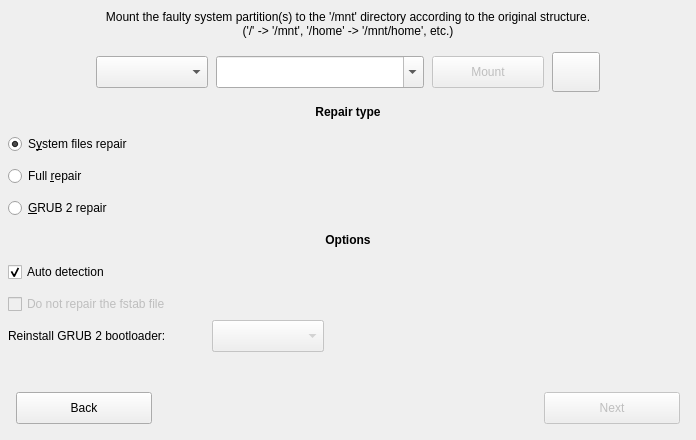
     <widget class="QWidget" name="repairpanel" native="true">
      <property name="geometry">
       <rect>
        <x>1</x>
        <y>2224</y>
        <width>696</width>
        <height>440</height>
       </rect>
      </property>
      <property name="autoFillBackground">
       <bool>true</bool>
      </property>
      <widget class="QLabel" name="label_21">
       <property name="geometry">
        <rect>
         <x>0</x>
         <y>0</y>
         <width>696</width>
         <height>48</height>
        </rect>
       </property>
       <property name="text">
        <string>Mount the faulty system partition(s) to the '/mnt' directory according to the original structure.&lt;br&gt;('/' -&gt; '/mnt', '/home' -&gt; '/mnt/home', etc.)</string>
       </property>
       <property name="alignment">
        <set>Qt::AlignCenter</set>
       </property>
       <property name="wordWrap">
        <bool>true</bool>
       </property>
      </widget>
      <widget class="QComboBox" name="repairpartition">
       <property name="geometry">
        <rect>
         <x>96</x>
         <y>56</y>
         <width>112</width>
         <height>32</height>
        </rect>
       </property>
       <property name="minimumSize">
        <size>
         <width>112</width>
         <height>32</height>
        </size>
       </property>
       <property name="cursor">
        <cursorShape>PointingHandCursor</cursorShape>
       </property>
       <property name="focusPolicy">
        <enum>Qt::NoFocus</enum>
       </property>
      </widget>
      <widget class="QComboBox" name="repairmountpoint">
       <property name="geometry">
        <rect>
         <x>216</x>
         <y>56</y>
         <width>208</width>
         <height>32</height>
        </rect>
       </property>
       <property name="cursor">
        <cursorShape>PointingHandCursor</cursorShape>
       </property>
       <property name="focusPolicy">
        <enum>Qt::ClickFocus</enum>
       </property>
       <property name="editable">
        <bool>true</bool>
       </property>
      </widget>
      <widget class="QPushButton" name="repairmount">
       <property name="enabled">
        <bool>false</bool>
       </property>
       <property name="geometry">
        <rect>
         <x>432</x>
         <y>56</y>
         <width>112</width>
         <height>32</height>
        </rect>
       </property>
       <property name="cursor">
        <cursorShape>PointingHandCursor</cursorShape>
       </property>
       <property name="focusPolicy">
        <enum>Qt::NoFocus</enum>
       </property>
       <property name="text">
        <string>Mount</string>
       </property>
       <property name="iconSize">
        <size>
         <width>26</width>
         <height>26</height>
        </size>
       </property>
      </widget>
      <widget class="QPushButton" name="repairpartitionrefresh">
       <property name="geometry">
        <rect>
         <x>552</x>
         <y>52</y>
         <width>48</width>
         <height>40</height>
        </rect>
       </property>
       <property name="cursor">
        <cursorShape>PointingHandCursor</cursorShape>
       </property>
       <property name="focusPolicy">
        <enum>Qt::NoFocus</enum>
       </property>
       <property name="toolTip">
        <string>Reset mounts</string>
       </property>
       <property name="icon">
        <iconset resource="pictures.qrc">
         <normaloff>:/pictures/refresh.png</normaloff>:/pictures/refresh.png</iconset>
       </property>
       <property name="iconSize">
        <size>
         <width>23</width>
         <height>23</height>
        </size>
       </property>
      </widget>
      <widget class="QLabel" name="label_22">
       <property name="geometry">
        <rect>
         <x>0</x>
         <y>96</y>
         <width>696</width>
         <height>32</height>
        </rect>
       </property>
       <property name="font">
        <font>
         <weight>75</weight>
         <bold>true</bold>
        </font>
       </property>
       <property name="text">
        <string>Repair type</string>
       </property>
       <property name="alignment">
        <set>Qt::AlignCenter</set>
       </property>
      </widget>
      <widget class="QLabel" name="label_23">
       <property name="geometry">
        <rect>
         <x>0</x>
         <y>224</y>
         <width>696</width>
         <height>32</height>
        </rect>
       </property>
       <property name="font">
        <font>
         <weight>75</weight>
         <bold>true</bold>
        </font>
       </property>
       <property name="text">
        <string>Options</string>
       </property>
       <property name="alignment">
        <set>Qt::AlignCenter</set>
       </property>
      </widget>
      <widget class="QComboBox" name="grubreinstallrepair">
       <property name="enabled">
        <bool>false</bool>
       </property>
       <property name="geometry">
        <rect>
         <x>212</x>
         <y>320</y>
         <width>112</width>
         <height>32</height>
        </rect>
       </property>
       <property name="minimumSize">
        <size>
         <width>112</width>
         <height>32</height>
        </size>
       </property>
       <property name="cursor">
        <cursorShape>PointingHandCursor</cursorShape>
       </property>
       <property name="focusPolicy">
        <enum>Qt::NoFocus</enum>
       </property>
      </widget>
      <widget class="QRadioButton" name="grubrepair">
       <property name="geometry">
        <rect>
         <x>8</x>
         <y>198</y>
         <width>126</width>
         <height>20</height>
        </rect>
       </property>
       <property name="cursor">
        <cursorShape>PointingHandCursor</cursorShape>
       </property>
       <property name="focusPolicy">
        <enum>Qt::NoFocus</enum>
       </property>
       <property name="text">
        <string>&amp;GRUB 2 repair</string>
       </property>
      </widget>
      <widget class="QRadioButton" name="systemrepair">
       <property name="geometry">
        <rect>
         <x>8</x>
         <y>134</y>
         <width>156</width>
         <height>20</height>
        </rect>
       </property>
       <property name="cursor">
        <cursorShape>PointingHandCursor</cursorShape>
       </property>
       <property name="focusPolicy">
        <enum>Qt::NoFocus</enum>
       </property>
       <property name="text">
        <string>S&amp;ystem files repair</string>
       </property>
       <property name="checked">
        <bool>true</bool>
       </property>
      </widget>
      <widget class="QLabel" name="grubreinstallrepairtext">
       <property name="geometry">
        <rect>
         <x>8</x>
         <y>320</y>
         <width>201</width>
         <height>32</height>
        </rect>
       </property>
       <property name="text">
        <string>Reinstall GRUB 2 bootloader:</string>
       </property>
      </widget>
      <widget class="QCheckBox" name="autorepairoptions">
       <property name="geometry">
        <rect>
         <x>8</x>
         <y>262</y>
         <width>131</width>
         <height>20</height>
        </rect>
       </property>
       <property name="cursor">
        <cursorShape>PointingHandCursor</cursorShape>
       </property>
       <property name="focusPolicy">
        <enum>Qt::NoFocus</enum>
       </property>
       <property name="text">
        <string>Auto detection</string>
       </property>
       <property name="checked">
        <bool>true</bool>
       </property>
      </widget>
      <widget class="QPushButton" name="repairback">
       <property name="geometry">
        <rect>
         <x>16</x>
         <y>392</y>
         <width>136</width>
         <height>32</height>
        </rect>
       </property>
       <property name="cursor">
        <cursorShape>PointingHandCursor</cursorShape>
       </property>
       <property name="text">
        <string>Back</string>
       </property>
       <property name="icon">
        <iconset resource="pictures.qrc">
         <normaloff>:/pictures/back.png</normaloff>:/pictures/back.png</iconset>
       </property>
       <property name="iconSize">
        <size>
         <width>13</width>
         <height>13</height>
        </size>
       </property>
      </widget>
      <widget class="QRadioButton" name="fullrepair">
       <property name="geometry">
        <rect>
         <x>8</x>
         <y>166</y>
         <width>99</width>
         <height>20</height>
        </rect>
       </property>
       <property name="cursor">
        <cursorShape>PointingHandCursor</cursorShape>
       </property>
       <property name="focusPolicy">
        <enum>Qt::NoFocus</enum>
       </property>
       <property name="text">
        <string>Full &amp;repair</string>
       </property>
      </widget>
      <widget class="QCheckBox" name="skipfstabrepair">
       <property name="enabled">
        <bool>false</bool>
       </property>
       <property name="geometry">
        <rect>
         <x>8</x>
         <y>294</y>
         <width>209</width>
         <height>20</height>
        </rect>
       </property>
       <property name="cursor">
        <cursorShape>PointingHandCursor</cursorShape>
       </property>
       <property name="focusPolicy">
        <enum>Qt::NoFocus</enum>
       </property>
       <property name="text">
        <string>Do not repair the fstab file</string>
       </property>
      </widget>
      <widget class="QPushButton" name="repairnext">
       <property name="enabled">
        <bool>false</bool>
       </property>
       <property name="geometry">
        <rect>
         <x>544</x>
         <y>392</y>
         <width>136</width>
         <height>32</height>
        </rect>
       </property>
       <property name="cursor">
        <cursorShape>PointingHandCursor</cursorShape>
       </property>
       <property name="focusPolicy">
        <enum>Qt::NoFocus</enum>
       </property>
       <property name="text">
        <string>Next</string>
       </property>
       <property name="icon">
        <iconset resource="pictures.qrc">
         <normaloff>:/pictures/next.png</normaloff>:/pictures/next.png</iconset>
       </property>
       <property name="iconSize">
        <size>
         <width>13</width>
         <height>13</height>
        </size>
       </property>
      </widget>
      <widget class="QComboBox" name="grubreinstallrepairdisable">
       <property name="enabled">
        <bool>false</bool>
       </property>
       <property name="geometry">
        <rect>
         <x>212</x>
         <y>320</y>
         <width>112</width>
         <height>32</height>
        </rect>
       </property>
       <property name="minimumSize">
        <size>
         <width>112</width>
         <height>32</height>
        </size>
       </property>
       <property name="cursor">
        <cursorShape>PointingHandCursor</cursorShape>
       </property>
       <property name="focusPolicy">
        <enum>Qt::NoFocus</enum>
       </property>
       <property name="sizeAdjustPolicy">
        <enum>QComboBox::AdjustToContents</enum>
       </property>
      </widget>
      <widget class="QWidget" name="repaircover" native="true">
       <property name="geometry">
        <rect>
         <x>5</x>
         <y>5</y>
         <width>686</width>
         <height>430</height>
        </rect>
       </property>
      </widget>
      <zorder>grubreinstallrepairdisable</zorder>
      <zorder>label_21</zorder>
      <zorder>repairpartition</zorder>
      <zorder>repairmountpoint</zorder>
      <zorder>repairmount</zorder>
      <zorder>repairpartitionrefresh</zorder>
      <zorder>label_22</zorder>
      <zorder>label_23</zorder>
      <zorder>grubreinstallrepair</zorder>
      <zorder>grubrepair</zorder>
      <zorder>systemrepair</zorder>
      <zorder>grubreinstallrepairtext</zorder>
      <zorder>autorepairoptions</zorder>
      <zorder>repairback</zorder>
      <zorder>fullrepair</zorder>
      <zorder>skipfstabrepair</zorder>
      <zorder>repairnext</zorder>
      <zorder>repaircover</zorder>
     </widget>
